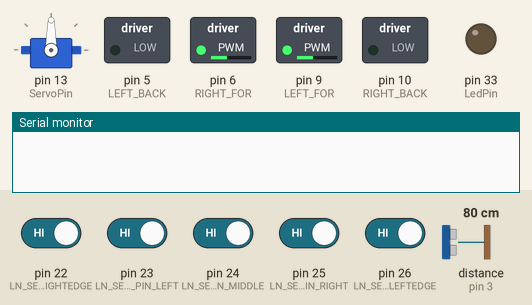
A sketch run on a simulated Arduino Mega 2560, built with avr-gcc and run on an emulated ATmega2560. Shown: servo, switched loads named in the sketch (green lamp = pin HIGH), output pins drawn as LEDs (lit = HIGH), the last lines printed to the serial monitor. Wiring (inferred from the names in the program): ultrasonic range finder: trigger pin 3; echo pin 3. The test bench sets the inputs (shaded band); at power-on: pin 22 (LN_SENS_PIN_RIGHTEDGE), pin 23 (LN_SENS_PIN_LEFT), pin 24 (LN_SENS_PIN_MIDDLE), pin 25 (LN_SENS_PIN_RIGHT), pin 26 (LN_SENS_PIN_LEFTEDGE) HIGH, distance to the obstacle (sensor on pin 3) 80 cm. The echo pulse lasts 58.3 µs per cm.

Above: at 1.2 s.
1.3 s: distance to the obstacle (sensor on pin 3) set to 12 cm
2.8 s: distance to the obstacle (sensor on pin 3) set to 9 cm
At 3.22 s:
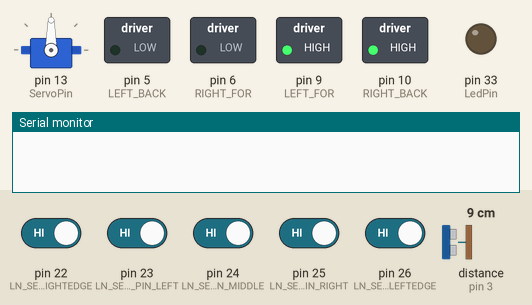
At 4.34 s:
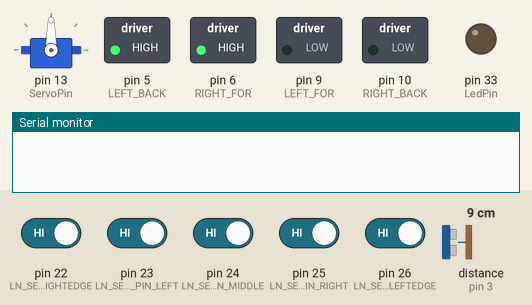
5.8 s: pin 23 (LN_SENS_PIN_LEFT) driven LOW and pin 24 (LN_SENS_PIN_MIDDLE) driven LOW
8.8 s: distance to the obstacle (sensor on pin 3) set to 13 cm
At 10.55 s:
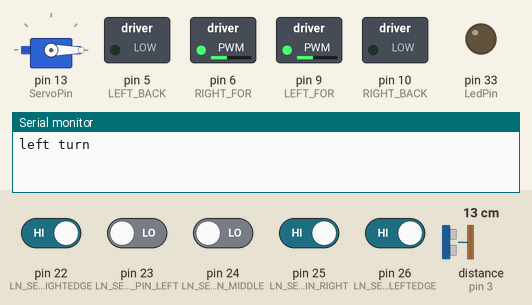
11.8 s: distance to the obstacle (sensor on pin 3) set to 17 cm
14.8 s: distance to the obstacle (sensor on pin 3) set to 60 cm
At 16.17 s:
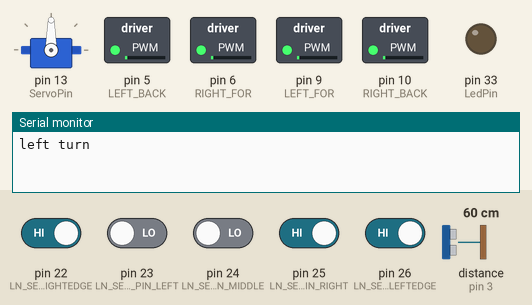
Timing chart, 0 to 18.8 s (numbered marks = the images above; inputs shaded):
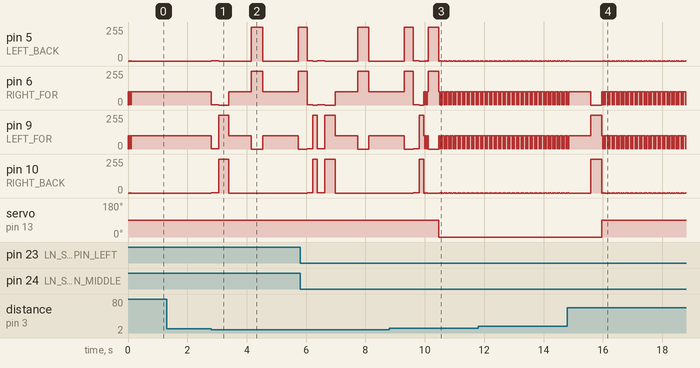

Measured:
- the behaviour switches between 11 and 10 cm on distance to the obstacle (sensor on pin 3) (found by bisection; images 0 and 1)
- after the input at 1.3 s, every drawn part: stays the same
- after the input at 2.8 s, pin 5 (LEFT_BACK): 0/255 → 1/255 at once, → 0/255 0.25 s later, → 255/255 1.1 s later, → 0/255 0.38 s later, … (5 changes in this stretch); pin 6 (RIGHT_FOR): 100/255 → 1/255 at once, → 0/255 0.25 s later, → 100/255 0.35 s later, → 255/255 0.75 s later, … (6 changes in this stretch)
- after the input at 14.8 s, servo on pin 13 (ServoPin): 0° → 90° after 1.2 s
- by itself, pin 5 (LEFT_BACK), pin 10 (RIGHT_BACK): alternates 1/255 for 0.02 s and 0/255 for 0.04 s, 4 changes in all, then stays 0/255

The sketch:

TROBOT_combined_line_following_and_secondary_obstacle_cource.ino
```cpp
//Line_following_5_sensors
#include <Arduino.h>

// The rangefinders work well to show the distance to objects from around
// 1 inch (2 cm) to around 9 feet away (3 meters), but they have trouble when
// they aren't approximately at a right angle to the object they are detecting.
// If the angle is too great (over about 15 degrees) not enough of the sound
// bounces back for it to get a reliable range.

#include <Servo.h>

#define LEFT_FOR 9    // PWMB
#define LEFT_BACK 5   // DIRB  ---  Left
#define RIGHT_FOR 6   // PWMA
#define RIGHT_BACK 10 // DIRA  ---  Right

#define LN_SENS_PIN_RIGHTEDGE 22 // right edge sensor - Connected to D1 pin of the sensor
// #define LN_SENS_PIN_RIGHT 23       // right sensor - Connected to D2 pin of the sensor
#define LN_SENS_PIN_RIGHT 25  // right sensor - Connected to D2 pin of the sensor
#define LN_SENS_PIN_MIDDLE 24 // middle sensor - Connected to D3 pin of the sensor
// #define LN_SENS_PIN_LEFT 25       // left sensor Connected to D4 pin of the sensor
#define LN_SENS_PIN_LEFT 23     // left sensor Connected to D4 pin of the sensor
#define LN_SENS_PIN_LEFTEDGE 26 // left edge sensor - Connected to D5 pin of the sensor
#define LN_SENS_CALIB_PIN 27    // Connected to CAL pin of the sensor
#define LN_SENS_ANALOG_PIN A15  // Connected to AN pin of the sensor

const int LeftIrAvoidancePin = 12;
const int RightIrAvoidancePin = A5;
const int UltrasonicPin = 3;
const int RgbPin = 2;
const int ServoPin = 13;
const int LedPin = 33;

// Robot parameters:
// Robot length measured on the robot is 25.0 cm.
// Robot width measured on the robot is  16.7 cm.

// Maze parameters:
// In order for the robot to be able to safely make an U turn,
// we will choose the maze width to be 3 times the robot width,
// which is equal to 50.1, we will approximate this value to 50 cm.
const int MazeCorridorWidth = 50;

// Tresholds:
const float FrontDistanceTreshold = MazeCorridorWidth / 2;
const float WallToCorridorMiddle = MazeCorridorWidth / 2;
const float SideCorridorTreshold = MazeCorridorWidth;

const float CenterLineTolerance = 2.5; // plus/minus how many cm are acceptable to consider the movement to be on the center line...
                                       // +- 1 cm from centerline is considered straight movement!!!
const float SharpTurnTreshold = 15.0;  // Measured by experiments with the robot
const int WallFollowingSide = -90;     //Set: -90 for right wall following or +90 for left wall following
                                       //we will add this value to the servo position i.e. myservo.write(90 + WallFollowingSide);
                                       // in order to set to which side the servo should move (0 or 180 degrees)
//Servo parameters
const int RightServoAngle = 0;
const int LeftServoAngle = 180;
const int FrontServoAngle = 90;
const int SideServoAngle = FrontServoAngle + WallFollowingSide; //(0 or 180 degrees)
const int FrontServoDelay = 90;
const int SideServoDelay = 90;

const int LeftSpeed =100; //да се подбере оптималната скорост на левия двигател
const int RightSpeed =100; //да се подбере оптималната скорост на десния двигател

int speedLeft = LeftSpeed;
int speedRight = RightSpeed;
int currentState = 0;

bool getTurn = true;
bool moveFront = true;
bool lineFollower = true;

Servo myservo;


void moveForward();
void moveBackward();
void turnLeft();
void turnRight();
void stopMoving();
float getDistance(int servoAngle, int delayAfterServoMovement); //read the Ultasonic Sensor pointing at the given servo angle
float frontThreshold();


//-----------------------------------------------

void setup()
{
  pinMode(LN_SENS_PIN_RIGHTEDGE, INPUT);
  pinMode(LN_SENS_PIN_RIGHT, INPUT);
  pinMode(LN_SENS_PIN_MIDDLE, INPUT);
  pinMode(LN_SENS_PIN_LEFT, INPUT);
  pinMode(LN_SENS_PIN_LEFTEDGE, INPUT);
  // pinMode(LN_SENS_CALIB_PIN, OUTPUT);
  pinMode(LN_SENS_ANALOG_PIN, INPUT);

  pinMode(ServoPin, OUTPUT);
  pinMode(LEFT_FOR, OUTPUT);
  pinMode(LEFT_BACK, OUTPUT);
  pinMode(RIGHT_FOR, OUTPUT);
  pinMode(RIGHT_BACK, OUTPUT);
  pinMode(UltrasonicPin, OUTPUT);
  pinMode(LedPin, OUTPUT);
  Serial.begin(9600);
  myservo.attach(ServoPin);
  myservo.write(90); //Move the servo to center position

 // speedLeft = LeftSpeed;
 // speedRight = RightSpeed;
 // moveForward();
}

//---------------------------------------------------------

void loop()
{
 float frontDistance;
  float rightSideDistance = 0.0;
  float leftSideDistance = 0.0;

  frontDistance = getDistance(FrontServoAngle, FrontServoDelay);


 int leftEdge = digitalRead(LN_SENS_PIN_RIGHTEDGE);
 int left = digitalRead(LN_SENS_PIN_RIGHT);
 int mid = digitalRead(LN_SENS_PIN_MIDDLE);
 int right = digitalRead(LN_SENS_PIN_LEFT);
 int rightEdge = digitalRead(LN_SENS_PIN_LEFTEDGE);

 while (lineFollower)
  {

  if ((leftEdge == 0) && (left == 0) && (mid == 1) && (right == 0) && (rightEdge == 0)) //                0 0 1 0 0
  {
    currentState = 1;
    Serial.println("case1");
  }
  else if ((leftEdge == 0) && (left == 1) && (mid == 1) && (right == 0) && (rightEdge == 0)) //           0 1 1 0 0
  {
    currentState = 2;
     Serial.println("case2");
  }
  else if ((leftEdge == 0) && (left == 1) && (mid == 0) && (right == 0) && (rightEdge == 0)) //         0 1 0 0 0
  {
    currentState = 3;
     Serial.println("case3");
  }
  else if ((leftEdge == 1) && (left == 1) && (mid == 0) && (right == 0) && (rightEdge == 0)) //       1 1 0 0 0
  {
    currentState = 4;
     Serial.println("case4");
  }
  else if ((leftEdge == 1) && (left == 0) && (mid == 0) && (right == 0) && (rightEdge == 0)) //     1 0 0 0 0
  {
    currentState = 5;
     Serial.println("case5");
  }
  else if ((leftEdge == 0) && (left == 0) && (mid == 1) && (right == 1) && (rightEdge == 0)) //           0 0 1 1 0
  {
    currentState = 6;
     Serial.println("case6");
  }
  else if ((leftEdge == 0) && (left == 0) && (mid == 0) && (right == 1) && (rightEdge == 0)) //         0 0 0 1 0
  {
    currentState = 7;
    Serial.println("case7");
  }
  else if ((leftEdge == 0) && (left == 0) && (mid == 0) && (right == 1) && (rightEdge == 1)) //       0 0 0 1 1
  {
    currentState = 8;
     Serial.println("case8");
  }
  else if ((leftEdge == 0) && (left == 0) && (mid == 0) && (right == 0) && (rightEdge == 1)) //     0 0 0 0 1
  {
    currentState = 9;
    Serial.println("case9");
  }
  else if (((leftEdge == 1) && (left == 1) && (mid == 0) && (right == 1) && (rightEdge == 1))|| // 1 1 0 1 1
          ((leftEdge == 1) && (left == 0) && (mid == 0) && (right == 1) && (rightEdge == 1))|| // 1 0 0 1 1
          ((leftEdge == 1) && (left == 1) && (mid == 0) && (right == 0) && (rightEdge == 1))|| // 1 1 0 0 1
          ((leftEdge == 1) && (left == 1) && (mid == 1) && (right == 0) && (rightEdge == 1))|| // 1 1 1 0 1
          ((leftEdge == 1) && (left == 0) && (mid == 1) && (right == 1) && (rightEdge == 1)))  // 1 0 1 1 1
 {
   lineFollower = false;
 }
 else
 {
   moveForward();
 }

 if (frontThreshold()<10){

   stopMoving();   //стоп
    delay(250);
    speedLeft = 255;
    speedRight = 255;
    turnRight();
    delay(350);   //завой на дясно на 90 градуза (задава се продължителността на завоя)
    speedLeft = LeftSpeed;
    speedRight = RightSpeed;
    moveForward();  // придвижване 20 см напред (задава се продължителността на придвижването)
    delay(750);
    speedLeft = 255;
    speedRight = 255;
    turnLeft();
    delay(380);  //завой на ляво на 90 градуза (задава се продължителността на завоя)
    speedLeft = LeftSpeed;
    speedRight = RightSpeed;
    moveForward();
    delay(1200);  // придвижване 30 см напред (задава се продължителността на придвижването)
    speedLeft = 255;
    speedRight = 255;
    turnLeft();  //завой на ляво на 80 градуза (задава се продължителността на завоя)
    delay(300);
     stopMoving();
     delay(100);
     leftEdge = digitalRead(LN_SENS_PIN_RIGHTEDGE);
     left = digitalRead(LN_SENS_PIN_RIGHT);
     mid = digitalRead(LN_SENS_PIN_MIDDLE);
    right = digitalRead(LN_SENS_PIN_LEFT);
    rightEdge = digitalRead(LN_SENS_PIN_LEFTEDGE);
   while ((leftEdge == 0) && (left == 0) && (mid ==0) && (right == 0) && (rightEdge == 0))
   {
    speedLeft = LeftSpeed;
    speedRight = RightSpeed;
    moveForward();
     leftEdge = digitalRead(LN_SENS_PIN_RIGHTEDGE);
     left = digitalRead(LN_SENS_PIN_RIGHT);
     mid = digitalRead(LN_SENS_PIN_MIDDLE);
    right = digitalRead(LN_SENS_PIN_LEFT);
    rightEdge = digitalRead(LN_SENS_PIN_LEFTEDGE);
    }
     stopMoving();
     delay(100);
   speedLeft = 255;      //въртене на дясно
    speedRight = 255;
    turnRight();
    delay(150);
   }

  switch (currentState)
  {
  case 1:
    speedLeft = LeftSpeed;
    speedRight = RightSpeed;
    moveForward();
    Serial.println("1");
    break;
  case 2:
    speedLeft = LeftSpeed * .6;
    speedRight = 180;
    moveForward();
    Serial.println("2");
    break;
  case 3:
    speedLeft = LeftSpeed * .4;
    speedRight = 200;
    moveForward();
    Serial.println("3");
    break;
  case 4:
    speedLeft = LeftSpeed * .3;
    speedRight = 220;
    Serial.println("4");
    moveForward();
    break;
  case 5:
    speedLeft = LeftSpeed * .2;
    speedRight = 255;
    moveForward();
    Serial.println("5");
    break;
  case 6:
    speedLeft = 180;
    speedRight = RightSpeed * .6;
    moveForward();
    Serial.println("6");
    break;
  case 7:
    speedLeft = 200;
    speedRight = RightSpeed * .4;
    moveForward();
    Serial.println("7");
    break;
  case 8:
    speedLeft = 220;
    speedRight = RightSpeed * .3;
    moveForward();
    Serial.println("8");
    break;
  case 9:
    speedLeft = 255;
    speedRight = RightSpeed * .2;
    moveForward();
     Serial.println("9");
    break;
  case 10:
    stopMoving();
     delay(1000);
    Serial.println("10");
    break;
  default:
    break;
  }
 leftEdge = digitalRead(LN_SENS_PIN_RIGHTEDGE);
 left = digitalRead(LN_SENS_PIN_RIGHT);
 mid = digitalRead(LN_SENS_PIN_MIDDLE);
 right = digitalRead(LN_SENS_PIN_LEFT);
 rightEdge = digitalRead(LN_SENS_PIN_LEFTEDGE);
  }

  speedLeft = LeftSpeed;
  speedRight = RightSpeed;
  moveForward();

  if (frontDistance <= 15.0 && getTurn) //Стената отпред е близко
  {
    Serial.print("left turn");
    turnLeft90Degrees();
    delay(360); //завой на ляво на 90-градуса (задава се продължителносста на завоя)
    while (rightSideDistance <= 50)
    {
      rightSideDistance = getDistance(RightServoAngle, SideServoDelay);
    }
    speedRight = RightSpeed;
    speedLeft = LeftSpeed;
    moveForward();
    delay(700); //придвижване напред 10см (задава се продължителносста на движението)
    turnRight90Degrees();
    delay(380);  //завой на дясно на 90-градуса (задава се продължителносста на завоя)
    getTurn = !getTurn;
  }

  else if (frontDistance <= 15.0 && !getTurn) //Стената отпред е близко
  {
    Serial.print("right turn");
    turnRight90Degrees();
    delay(350); //завой на дясно на 90-градуса (задава се продължителносста на завоя)
    while (leftSideDistance <= 50)
    {
      leftSideDistance = getDistance(LeftServoAngle, SideServoDelay);
    }
    speedRight = RightSpeed;
    speedLeft = LeftSpeed;
    moveForward();
    delay(700);  //придвижване напред 10см (задава се продължителносста на движението)
    turnLeft90Degrees();
    delay(380);   //завой на ляво на 90-градуса (задава се продължителносста на завоя)
    getTurn = !getTurn;
  }
}

//==================================== FUNCTIONS =====================================================

void moveForward() // Move forward
{
  analogWrite(LEFT_FOR, abs(speedLeft));
  analogWrite(LEFT_BACK, LOW);
  analogWrite(RIGHT_FOR, abs(speedRight));
  analogWrite(RIGHT_BACK, LOW);
}

void moveBackward() // Move backward
{
  analogWrite(LEFT_FOR, LOW);
  analogWrite(LEFT_BACK, abs(speedLeft));
  analogWrite(RIGHT_FOR, LOW);
  analogWrite(RIGHT_BACK, abs(speedRight));
}

void turnLeft() // Turn Left
{
  analogWrite(LEFT_FOR, LOW);
  analogWrite(LEFT_BACK, speedLeft);
  analogWrite(RIGHT_FOR, speedLeft);
  analogWrite(RIGHT_BACK, LOW);
}

void turnLeft90Degrees() // Turn Left90Degrees
{
  analogWrite(LEFT_FOR, LOW);
  analogWrite(LEFT_BACK, 255);
  analogWrite(RIGHT_FOR, 255);
  analogWrite(RIGHT_BACK, LOW);
}

void turnRight() // Turn Right
{
  analogWrite(LEFT_FOR, speedRight);
  analogWrite(LEFT_BACK, LOW);
  analogWrite(RIGHT_FOR, LOW);
  analogWrite(RIGHT_BACK, speedRight);
}

void turnRight90Degrees() // Turn Right90Degrees
{
  analogWrite(LEFT_FOR, 255);
  analogWrite(LEFT_BACK, LOW);
  analogWrite(RIGHT_FOR, LOW);
  analogWrite(RIGHT_BACK, 255);
}

void stopMoving() // Stop movement
{
  analogWrite(LEFT_FOR, HIGH);
  analogWrite(LEFT_BACK, HIGH);
  analogWrite(RIGHT_FOR, HIGH);
  analogWrite(RIGHT_BACK, HIGH);
}

float frontThreshold()
{
  float distance;
  pinMode(UltrasonicPin, OUTPUT);
  digitalWrite(UltrasonicPin, LOW);
  delayMicroseconds(2);
  digitalWrite(UltrasonicPin, HIGH);
  delayMicroseconds(10);
  digitalWrite(UltrasonicPin, LOW);
  pinMode(UltrasonicPin, INPUT);
  distance = pulseIn(UltrasonicPin, HIGH) / 58.00;
  return distance;
}

float getDistance(int servoAngle, int delayAfterServoMovement)
{
  float distance;
  myservo.write(servoAngle);
  //---------------------------150 millis
  speedLeft = LeftSpeed;
  speedRight = RightSpeed;
  moveForward();
  delay(35);
  stopMoving();
  delay(20);
  moveForward();
  delay(35);
  stopMoving();
  delay(20);
  moveForward();
  delay(40);
  stopMoving();
  //-----------------------
  pinMode(UltrasonicPin, OUTPUT);
  digitalWrite(UltrasonicPin, LOW);
  delayMicroseconds(2);
  digitalWrite(UltrasonicPin, HIGH);
  delayMicroseconds(10);
  digitalWrite(UltrasonicPin, LOW);
  pinMode(UltrasonicPin, INPUT);
  distance = pulseIn(UltrasonicPin, HIGH) / 58.00;
  return distance;
}
```
